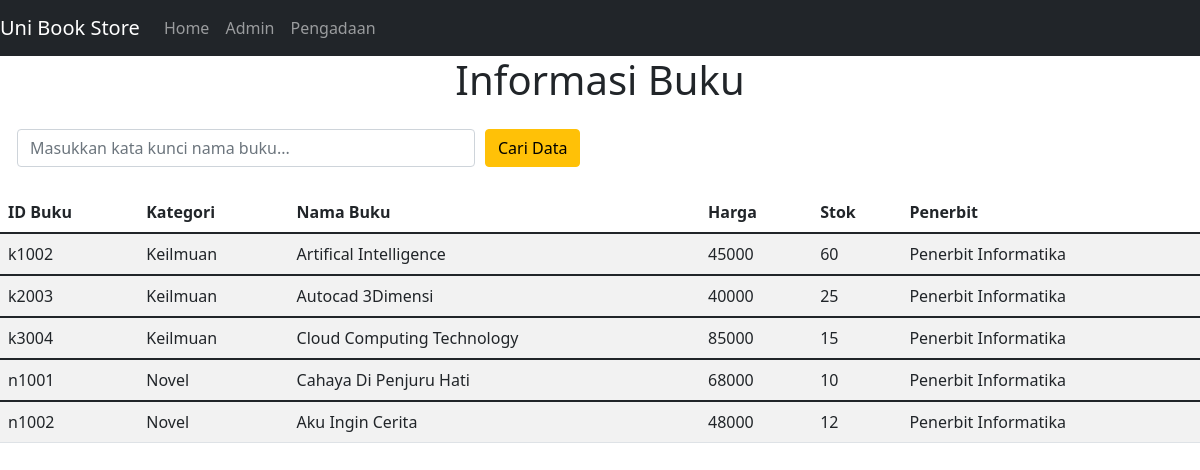
The page / on the database its author committed.
### tables this page shows
CREATE TABLE `buku` (
  `id_buku` varchar(20) NOT NULL,
  `kategori` varchar(30) DEFAULT NULL,
  `nama_buku` varchar(50) DEFAULT NULL,
  `harga` int(10) DEFAULT NULL,
  `stok` int(5) DEFAULT NULL,
  `penerbit` varchar(30) DEFAULT NULL,
  PRIMARY KEY (`id_buku`)
);

### index.php (the view, shortened to what this page needs)
<?php
include 'config.php';
?>
<!DOCTYPE html>
<html lang="en">
<head>
      <link href="https://cdn.jsdelivr.net/npm/bootstrap@5.1.3/dist/css/bootstrap.min.css" rel="stylesheet">
</head>
<body>
<nav class="navbar navbar-expand-sm bg-dark navbar-dark">
  <a class="navbar-brand" href="#">Uni Book Store</a>
  <ul class="navbar-nav">
    <li class="nav-item">
      <a class="nav-link" href="index.php">Home</a>
    </li>
    <li class="nav-item">
      <a class="nav-link" href="admin.php">Admin</a>
    </li>
    <li class="nav-item">
      <a class="nav-link" href="pengadaan.php">Pengadaan</a>
    </li>
  </ul>
</nav>
<h1 align="center">Informasi Buku</h1>
<form action="index.php" method="post">
<table>
    <tr>
        <td><input class="ms-3 mt-3 form-control" type="text" name="cari" size="40" placeholder="Masukkan kata kunci nama buku..."></td>
        <td><button type="submit" class="mt-3 ms-4 btn btn-warning" >Cari Data</button></td>
    </tr>
</table>
</form>
<br>
    <table class="table table-striped table-hover">
    <thead>
    <tr>
        <td><b>ID Buku</b></td>
        <td><b>Kategori</b></td>
        <td><b>Nama Buku</b></td>
        <td><b>Harga</b></td>
        <td><b>Stok</b></td>
        <td><b>Penerbit</b></td>
    </tr>
    </thead>
    <?php
    if(isset($_POST['cari'])){
		$cari = $_POST['cari'];
		$data = mysqli_query($config, "select * from buku where nama_buku like '%".$cari."%'");
	}else{
		$data = mysqli_query($config, "SELECT * FROM buku");
	}
    while($row = mysqli_fetch_assoc($data)):?>
    <tbody>
    <tr>
        <td><?php echo $row['id_buku'];?></td>
        <td><?php echo $row['kategori'];?></td>
        <td><?php echo $row['nama_buku'];?></td>
        <td><?php echo $row['harga'];?></td>
        <td><?php echo $row['stok'];?></td>
        <td><?php echo $row['penerbit'];?></td>
    </tr>
    </tbody>
    <?php endwhile;?>
    </table>
</body>
</html>

### rows shown on the page
buku: id_buku "k1002", kategori "Keilmuan", nama_buku "Artifical Intelligence", harga "45000", stok "60", penerbit "Penerbit Informatika"
buku: id_buku "k2003", kategori "Keilmuan", nama_buku "Autocad 3Dimensi", harga "40000", stok "25", penerbit "Penerbit Informatika"
buku: id_buku "k3004", kategori "Keilmuan", nama_buku "Cloud Computing Technology", harga "85000", stok "15", penerbit "Penerbit Informatika"
buku: id_buku "n1001", kategori "Novel", nama_buku "Cahaya Di Penjuru Hati", harga "68000", stok "10", penerbit "Penerbit Informatika"
buku: id_buku "n1002", kategori "Novel", nama_buku "Aku Ingin Cerita", harga "48000", stok "12", penerbit "Penerbit Informatika"
